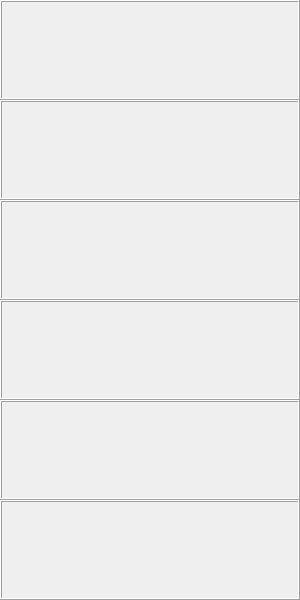
          <widget class="QWidget" name="page_spectra_show">
           <layout class="QVBoxLayout" name="verticalLayout_19">
            <property name="spacing">
             <number>0</number>
            </property>
            <property name="leftMargin">
             <number>0</number>
            </property>
            <property name="topMargin">
             <number>0</number>
            </property>
            <property name="rightMargin">
             <number>0</number>
            </property>
            <property name="bottomMargin">
             <number>0</number>
            </property>
            <item>
             <layout class="QVBoxLayout" name="verticalLayout_9">
              <property name="sizeConstraint">
               <enum>QLayout::SetDefaultConstraint</enum>
              </property>
              <item>
               <widget class="QFrame" name="sp1">
                <property name="minimumSize">
                 <size>
                  <width>0</width>
                  <height>100</height>
                 </size>
                </property>
                <property name="maximumSize">
                 <size>
                  <width>16777215</width>
                  <height>300</height>
                 </size>
                </property>
                <property name="frameShape">
                 <enum>QFrame::Box</enum>
                </property>
                <property name="frameShadow">
                 <enum>QFrame::Raised</enum>
                </property>
               </widget>
              </item>
              <item>
               <widget class="QFrame" name="sp3">
                <property name="minimumSize">
                 <size>
                  <width>0</width>
                  <height>100</height>
                 </size>
                </property>
                <property name="maximumSize">
                 <size>
                  <width>16777215</width>
                  <height>300</height>
                 </size>
                </property>
                <property name="frameShape">
                 <enum>QFrame::Box</enum>
                </property>
                <property name="frameShadow">
                 <enum>QFrame::Raised</enum>
                </property>
               </widget>
              </item>
              <item>
               <widget class="QFrame" name="sp5">
                <property name="minimumSize">
                 <size>
                  <width>0</width>
                  <height>100</height>
                 </size>
                </property>
                <property name="maximumSize">
                 <size>
                  <width>16777215</width>
                  <height>300</height>
                 </size>
                </property>
                <property name="frameShape">
                 <enum>QFrame::Box</enum>
                </property>
                <property name="frameShadow">
                 <enum>QFrame::Raised</enum>
                </property>
               </widget>
              </item>
              <item>
               <widget class="QFrame" name="sp7">
                <property name="minimumSize">
                 <size>
                  <width>0</width>
                  <height>100</height>
                 </size>
                </property>
                <property name="maximumSize">
                 <size>
                  <width>16777215</width>
                  <height>300</height>
                 </size>
                </property>
                <property name="frameShape">
                 <enum>QFrame::Box</enum>
                </property>
                <property name="frameShadow">
                 <enum>QFrame::Raised</enum>
                </property>
               </widget>
              </item>
              <item>
               <widget class="QFrame" name="sp9">
                <property name="minimumSize">
                 <size>
                  <width>0</width>
                  <height>100</height>
                 </size>
                </property>
                <property name="maximumSize">
                 <size>
                  <width>16777215</width>
                  <height>300</height>
                 </size>
                </property>
                <property name="frameShape">
                 <enum>QFrame::Box</enum>
                </property>
                <property name="frameShadow">
                 <enum>QFrame::Raised</enum>
                </property>
               </widget>
              </item>
              <item>
               <widget class="QFrame" name="sp11">
                <property name="minimumSize">
                 <size>
                  <width>0</width>
                  <height>100</height>
                 </size>
                </property>
                <property name="maximumSize">
                 <size>
                  <width>16777215</width>
                  <height>300</height>
                 </size>
                </property>
                <property name="frameShape">
                 <enum>QFrame::Box</enum>
                </property>
                <property name="frameShadow">
                 <enum>QFrame::Raised</enum>
                </property>
               </widget>
              </item>
              <item>
               <spacer name="horizontalSpacer">
                <property name="orientation">
                 <enum>Qt::Horizontal</enum>
                </property>
                <property name="sizeType">
                 <enum>QSizePolicy::Minimum</enum>
                </property>
                <property name="sizeHint" stdset="0">
                 <size>
                  <width>300</width>
                  <height>0</height>
                 </size>
                </property>
               </spacer>
              </item>
             </layout>
            </item>
           </layout>
          </widget>
